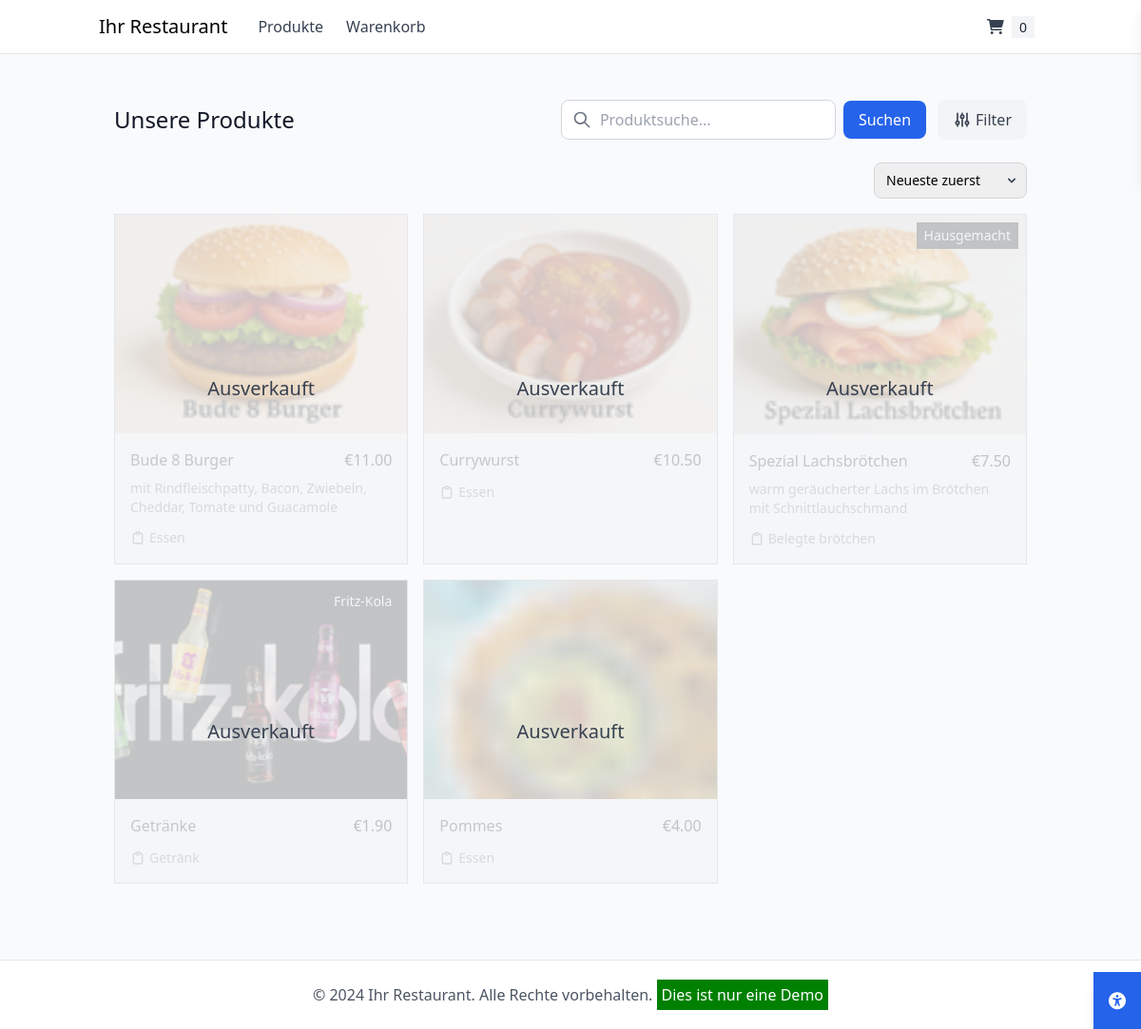
The page / on the database its author committed.
### tables this page shows
CREATE TABLE product_classes (
    id INTEGER PRIMARY KEY AUTOINCREMENT,
    name TEXT NOT NULL,
    description TEXT,
    base_price DECIMAL(10,2) NOT NULL,
    capacity INTEGER NOT NULL,
    image_url TEXT,
    label TEXT,
    product_type TEXT NOT NULL,
    active BOOLEAN NOT NULL DEFAULT 1,
    deleted BOOLEAN NOT NULL DEFAULT 0,
    created TIMESTAMP NOT NULL DEFAULT CURRENT_TIMESTAMP
, min_production_time INTEGER DEFAULT 0, min_preparation_time INTEGER DEFAULT 0, default_stock INTEGER DEFAULT 0);

### app.py (the view)
@app.route('/')
def index():
    conn = get_db_connection()
    today = datetime.now().date().isoformat()
    product_type = request.args.get('type', '')
    min_price = request.args.get('min_price', '')
    max_price = request.args.get('max_price', '')
    search_query = request.args.get('search', '')
    sort_by = request.args.get('sort', 'created_desc')  # Default sort by newest
    query = '''SELECT pc.*,
                COALESCE(pda.available_quantity, -1) as available_today
            FROM product_classes pc
            LEFT JOIN product_daily_availability pda
                ON pc.id = pda.product_id AND pda.date = ?
            WHERE pc.active = 1 AND pc.deleted = 0'''
    params = [today]
    if product_type:
        query += ' AND pc.product_type = ?'
        params.append(product_type)
    if min_price and min_price.replace('.', '', 1).isdigit():
        query += ' AND pc.base_price >= ?'
        params.append(float(min_price))
    if max_price and max_price.replace('.', '', 1).isdigit():
        query += ' AND pc.base_price <= ?'
        params.append(float(max_price))
    if search_query:
        query += ' AND (pc.name LIKE ? OR pc.description LIKE ?)'
        search_term = f'%{search_query}%'
        params.append(search_term)
        params.append(search_term)
        log_search_query(search_query)
    if sort_by == 'price_asc':
        query += ' ORDER BY pc.base_price ASC'
    elif sort_by == 'price_desc':
        query += ' ORDER BY pc.base_price DESC'
    elif sort_by == 'name_asc':
        query += ' ORDER BY pc.name ASC'
    elif sort_by == 'name_desc':
        query += ' ORDER BY pc.name DESC'
    else:  # Default sorting by creation date (newest first)
        query += ' ORDER BY pc.created DESC'
    product_classes = conn.execute(query, params).fetchall()
    product_types = conn.execute(
        '''SELECT DISTINCT product_type FROM product_classes
           WHERE active = 1 AND deleted = 0'''
    ).fetchall()
    conn.close()
    return render_template('shop/index.html',
                          product_classes=product_classes,
                          product_types=product_types,
                          current_filters={
                              'type': product_type,
                              'min_price': min_price,
                              'max_price': max_price,
                              'search': search_query,
                              'sort': sort_by
                          })

### app.py (called while the page is built)
@app.before_request
def restrict_debug_routes():
    if request.endpoint in ['search'] and not current_user.is_authenticated:
        return redirect(url_for('login'))
    if request.endpoint == 'search' and current_user.role != 'admin':
        flash("Zugriff verweigert", 'error')
        return redirect(url_for('index'))

def get_db_connection():
    conn = sqlite3.connect(app.config['DATABASE'])
    conn.row_factory = sqlite3.Row
    return conn

def normalize_filename(name):
    name = name.lower()
    name = unicodedata.normalize('NFKD', name).encode('ascii', 'ignore').decode('ascii')
    name = re.sub(r'(\d),(\d)', r'\1\2', name)
    name = name.replace(" ", "-")
    name = re.sub(r'[^a-z0-9_-]', '', name)
    return name

def check_reminders():
    now = datetime.now()
    reminder_time = now + timedelta(minutes=15)
    reminder_time_str = reminder_time.strftime('%Y-%m-%d %H:%M')
    conn = get_db_connection()
    orders = conn.execute('''
        SELECT * FROM orders
        WHERE status NOT IN ('completed', 'cancelled')
        AND datetime(pickup_date || ' ' || pickup_time)
            BETWEEN datetime(?) AND datetime(?, '+1 minute')
        AND reminder_sent = 0
    ''', (reminder_time_str, reminder_time_str)).fetchall()
    for order in orders:
        send_pickup_reminder(order)
        conn.execute('UPDATE orders SET reminder_sent = 1 WHERE id = ?', (order['id'],))
    conn.commit()
    conn.close()

@app.before_request
def before_every_request():
    check_reminders()

### templates/shop/index.html (shortened to what this page needs)
{% extends 'shop/base.html' %}
{% block content %}
<div class="container mx-auto px-4 py-6 relative">
    <div class="flex flex-col sm:flex-row sm:justify-between sm:items-center mb-6 gap-4 fade-in">
        <h1 class="text-2xl font-medium text-gray-900 animate-appear">Unsere Produkte</h1>
        <div class="flex flex-col sm:flex-row gap-3">
            <form method="get" action="{{ url_for('index') }}" class="relative flex items-center w-full animate-slide-up" style="animation-delay: 100ms;">
                <div class="relative flex-grow">
                    <input type="text" name="search" id="search" placeholder="Produktsuche..."
                        value="{{ current_filters.search }}"
                        class="pl-10 pr-4 py-2 w-full rounded-lg border border-gray-300 focus:ring-2 focus:ring-blue-300 focus:border-blue-500 focus:outline-none transition-all duration-300 hover:shadow-md">
                    <svg class="w-5 h-5 text-gray-500 absolute left-3 top-1/2 transform -translate-y-1/2 transition-all duration-300" fill="none" stroke="currentColor" viewBox="0 0 24 24">
                        <path stroke-linecap="round" stroke-linejoin="round" stroke-width="2" d="M21 21l-6-6m2-5a7 7 0 11-14 0 7 7 0 0114 0z"></path>
                    </svg>
                </div>
                <button type="submit" class="ml-2 bg-blue-600 hover:bg-blue-700 text-white px-4 py-2 rounded-lg whitespace-nowrap transition-all duration-300 hover:shadow-md hover:scale-105 transform">
                    Suchen
                </button>
            </form>
            <button id="filter-toggle" class="flex justify-center items-center text-gray-700 hover:text-blue-600 focus:outline-none bg-gray-100 hover:bg-gray-200 py-2 px-4 rounded-lg w-full sm:w-auto animate-slide-up transition-all duration-300 hover:shadow-md" style="animation-delay: 200ms;">
                Filter
            </button>
        </div>
    </div>
    <div class="flex flex-wrap">
        <div id="product-grid" class="w-full transition-all duration-500">
            <div class="mb-4 flex justify-end animate-slide-up" style="animation-delay: 300ms;">
                <div class="relative">
                    <select id="sort-dropdown" onchange="this.form.submit()" form="sort-form" name="sort" class="pl-3 pr-8 py-2 appearance-none rounded-lg border border-gray-300 focus:ring-2 focus:ring-blue-300 focus:border-blue-500 text-sm transition-all duration-300 hover:shadow-md">
                        <option value="created_desc" {% if current_filters.sort == 'created_desc' %}selected{% endif %}>Neueste zuerst</option>
                    </select>
                    <div class="pointer-events-none absolute inset-y-0 right-0 flex items-center px-2 text-gray-700">
                    </div>
                </div>
            </div>
            <div class="grid grid-cols-1 sm:grid-cols-2 lg:grid-cols-3 gap-4">
                {% for product in product_classes %}
                <div class="group bg-white border border-gray-200 hover:border-gray-400 transition-colors duration-200 relative">
                    {% if product.available_today <= 0 %}
                    <div class="absolute inset-0 bg-gray-100 bg-opacity-80 z-10 flex items-center justify-center">
                        <span class="text-xl font-medium text-gray-700">Ausverkauft</span>
                    </div>
                    {% endif %}
                    <a href="{% if product.available_today > 0 %}{{ url_for('product_detail', product_id=product.id) }}{% else %}#{% endif %}">
                        <div class="bg-gray-100 overflow-hidden relative" style="padding-top: 75%;">
                            <img src="/static/uploads/class/{{ product.name|normalize_filename }}.png"
                                alt="{{ product.name }}"
                                class="absolute top-0 left-0 w-full h-full object-cover group-hover:scale-105 transition-transform duration-200">
                            {% if product.label %}
                            <span class="absolute top-2 right-2 bg-black text-white px-2 py-1 text-sm">{{ product.label }}</span>
                            {% endif %}
                        </div>
                        <div class="p-4">
                            <div class="flex justify-between items-start">
                                <h3 class="text-base font-medium text-gray-900">{{ product.name }}</h3>
                                <span class="text-base font-medium">€{{ "%.2f"|format(product.base_price) }}</span>
                            </div>
                            <p class="mt-2 text-sm text-gray-500">{{ product.description }}</p>
                            <div class="mt-3 flex items-center text-sm text-gray-500">
                                <svg class="w-4 h-4 mr-1" fill="none" stroke="currentColor" viewBox="0 0 24 24">
                                    <path stroke-linecap="round" stroke-linejoin="round" stroke-width="2" d="M9 5H7a2 2 0 00-2 2v12a2 2 0 002 2h10a2 2 0 002-2V7a2 2 0 00-2-2h-2M9 5a2 2 0 002 2h2a2 2 0 002-2M9 5a2 2 0 012-2h2a2 2 0 012 2"/>
                                </svg>
                                <span>{{ product.product_type|capitalize }}</span>
                            </div>
                        </div>
                    </a>
                </div>
                {% endfor %}
            </div>
        </div>
    </div>
</div>
{% endblock %}

### templates/shop/base.html (shortened to what this page needs)
<!DOCTYPE html>
<html lang="de">
<head>
<script src="https://cdn.tailwindcss.com"></script>
<link rel="stylesheet" href="https://cdnjs.cloudflare.com/ajax/libs/font-awesome/6.0.0/css/all.min.css">
</head>
<body class="bg-gray-50" id="main-body">
<button id="accessibility-toggle" class="fixed bottom-0 right-0 bg-blue-600 text-white text-lg p-4  shadow-lg z-40" aria-label="Bedienungshilfen einblenden">
  <i class="fas fa-universal-access"></i>
</button>
<nav class="bg-white border-b border-gray-200">
<div class="container mx-auto px-4">
<div class="flex justify-between h-14">
<div class="flex items-center">
<a href="{{ url_for('index') }}" class="text-xl font-medium text-black">Ihr Restaurant</a>
<div class="hidden md:flex items-center ml-8 space-x-6">
<a href="{{ url_for('index') }}" class="text-gray-700 hover:text-black">Produkte</a>
<a href="{{ url_for('cart') }}" class="text-gray-700 hover:text-black">Warenkorb</a>
</div>
</div>
<div class="flex items-center">
<a href="{{ url_for('cart') }}" class="p-2 text-gray-700 hover:text-black" aria-label="Warenkorb">
<i class="fas fa-shopping-cart"></i>
<span class="ml-1 bg-gray-100 text-gray-800 px-2 py-0.5 text-sm">
 {{ session['cart']|length if 'cart' in session else 0 }}
</span>
</a>
</div>
</div>
</div>
</nav>
<main class="container mx-auto px-4 py-6">
 {% block content %}{% endblock %}
</main>
<footer class="bg-white border-t mt-8">
<div class="container mx-auto py-6 px-4 text-center text-gray-600">
&copy; 2024 Ihr Restaurant. Alle Rechte vorbehalten. <span class="demo">Dies ist nur eine Demo</span>
</div>
</footer>
</body>
</html>

### templates/shop/base.html (style rules this page uses)
.demo { padding: 5px; background: green; color: white; }

### templates/shop/index.html (style rules this page uses)
.animate-appear { animation: appear 0.6s ease-out forwards; }
.animate-slide-up { animation: slideUp 0.5s ease-out forwards; }

### rows shown on the page
product_classes: shows a picture, name "Bude 8 Burger", base_price "11.00", description "mit Rindfleischpatty, Bacon, Zwiebeln, Cheddar, Tomate und Guacamole", product_type "Essen"
product_classes: shows a picture, name "Currywurst", base_price "10.50", product_type "Essen"
product_classes: shows a picture, label "Hausgemacht", name "Spezial Lachsbrötchen", base_price "7.50", description "warm geräucherter Lachs im Brötchen mit Schnittlauchschmand", product_type "Belegte brötchen"
product_classes: shows a picture, label "Fritz-Kola", name "Getränke", base_price "1.90", product_type "Getränk"
product_classes: shows a picture, name "Pommes", base_price "4.00", product_type "Essen"

### other values the page prints
{{ session['cart']|length if 'cart' in session else 0 }} "0"
